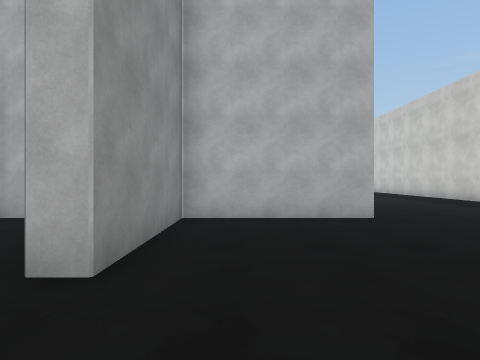
view 1 (above)

16 first-person views from a walk through a Unity game level. The camera is 1.4 m above the floor, looks level and sees 75° across. The floor is counted in squares, 2 m on a side. Each view is taken from the middle of a square. On the plan, view 1 faces up. The plan holds only what a view shows up to about 10 squares ahead; the rest is blank. The place goes on beyond the plan. Surface patterns are stand-ins for the level's own textures.

view 2
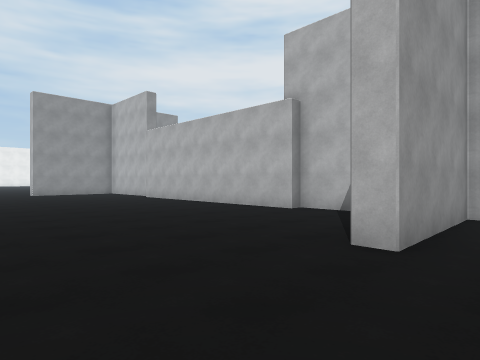

view 3
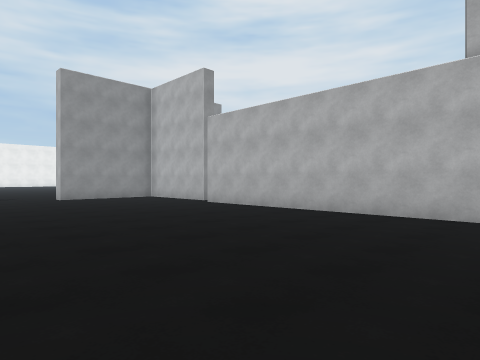

view 4
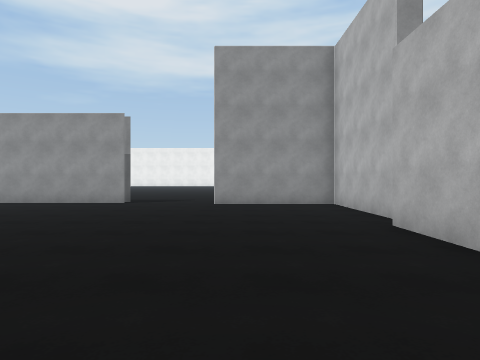

view 5
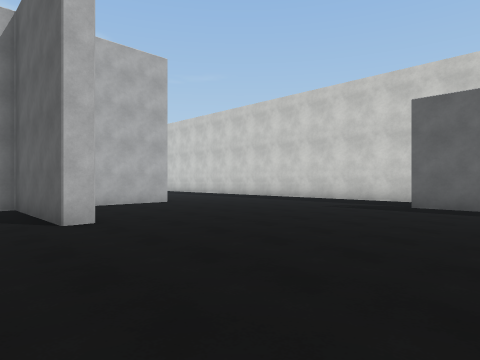

view 6
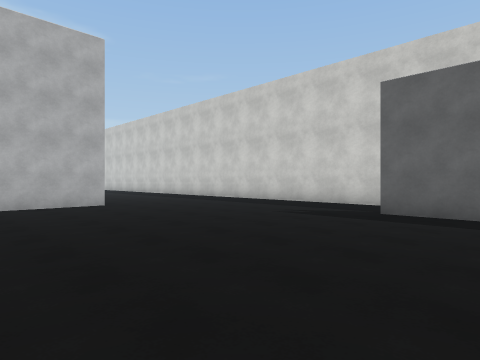

view 7
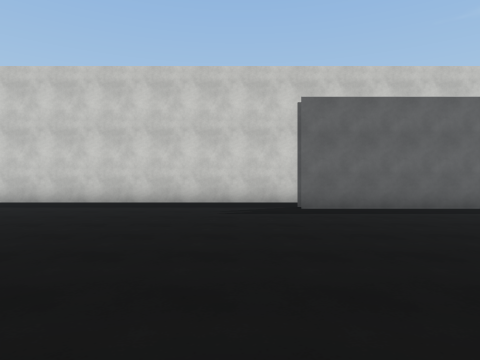

view 8
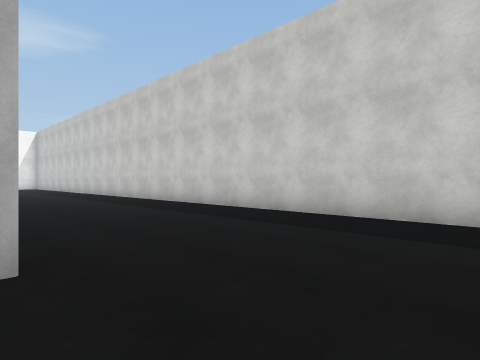

view 9
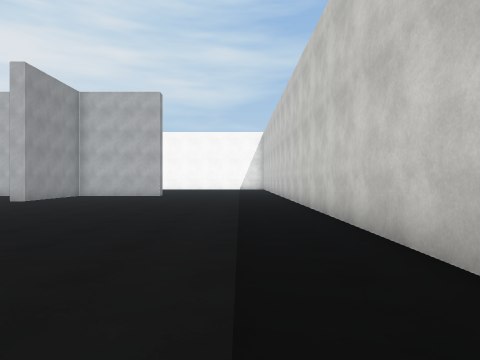

view 10
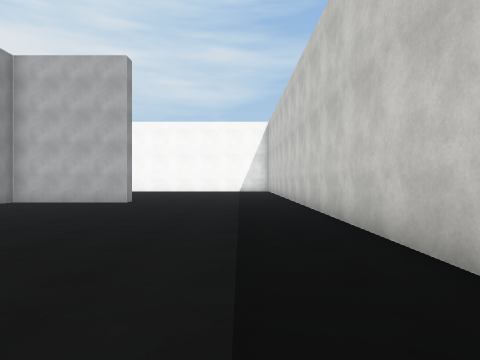

view 11
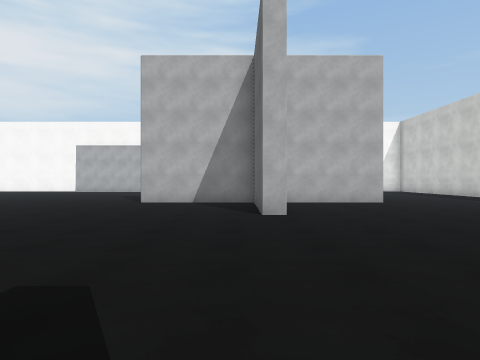

view 12
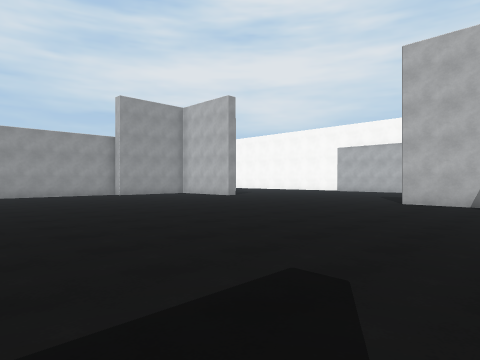

view 13
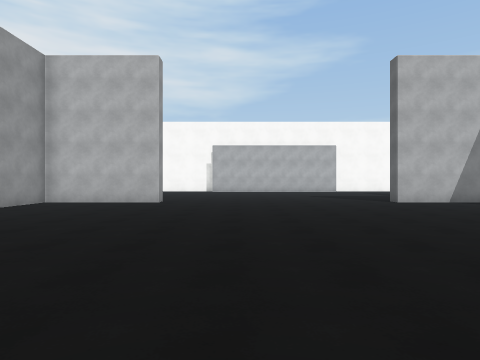

view 14
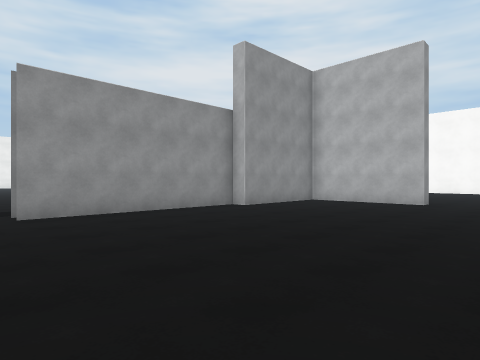

view 15
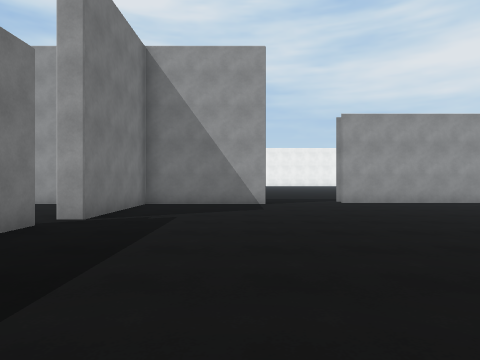

view 16
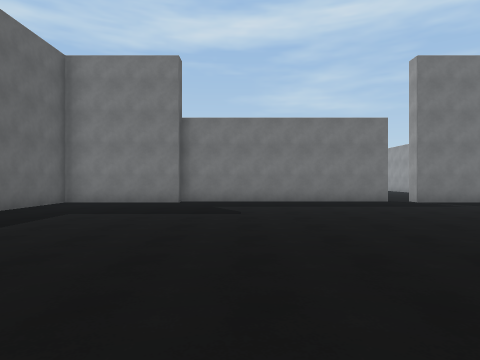

### Floor plan
Points are (right, up) in squares from view 1. A wall is a line through its corners. A room is listed if a view was taken in it or the views show most of it. See-through windows are left out.
Room 1 (views 1, 2, 3, 4, 5, 6, 7, 8, 9, 10, 11, 12, 13, 14, 15, 16)
walls: (-5.1, 6.2) (-1.6, 6.2) (-1.6, 9); (-4.5, 5.4) (-11.9, 5.4); (2.5, 5.7) (-1.1, 5.7) (-1.1, 2.2) (-1.6, 2.2) (-1.6, 5.7) (-4.6, 5.7); (-11.9, 5.9) (-11, 5.9); (-1, 17.2) (-1.6, 17.2) (-1.6, 20.7) (-5.1, 20.7); (-12.5, 5.7) (-16.1, 5.7) (-16.1, 2.2); (-16.1, 9.8) (-16.1, 6.2) (-12.5, 6.2); (2.5, 20.7) (-1.1, 20.7) (-1.1, 20.1); (-12.5, 21.2) (-12.5, 20.7) (-16.1, 20.7) (-16.1, 17.2) (-16.5, 17.2) (-16.5, 12); (7.8, -0.9) (7.8, 21); (-16.5, -0.4) (-16.5, -3.5); (5.6, -3.5) (5.6, -0.5)
ways out: opening at (-16, 11); opening at (-15.3, 1); gap at (-12, 6)

Positions as (right, up) in squares from view 1, and headings:
1: (0, 0), facing up
2: (0, -1), facing up-left
3: (-4, -1), facing up-left
4: (-7, 3), facing left
5: (-3, -3), facing up-right
6: (-1, -3), facing up-right
7: (-2, 1), facing right
8: (2, 3), facing up-right
9: (6, 7), facing up
10: (6, 11), facing up
11: (-2, 11), facing up
12: (-2, 11), facing up-left
13: (-10, 11), facing up
14: (-10, 11), facing up-left
15: (-7, 9), facing left
16: (-7, 16), facing down
